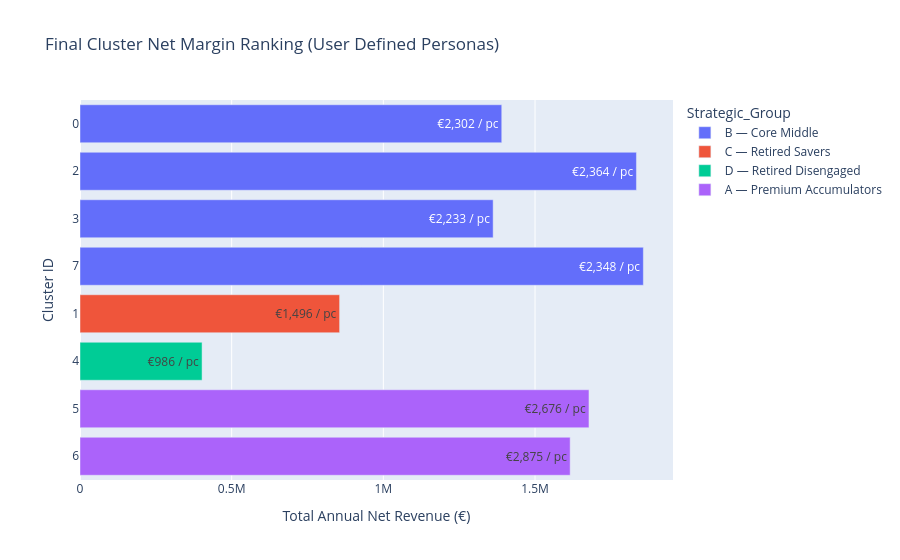

The code cell stored with this chart in its notebook:
### Markdown cell above
# Cluster Revenue Rankings & Propensity Heatmaps

### Code cell
strats = {
    5: "A — Premium Accumulators", 
    6: "A — Premium Accumulators",
    0: "B — Core Middle", 
    2: "B — Core Middle", 
    3: "B — Core Middle", 
    7: "B — Core Middle",
    1: "C — Retired Savers", 
    4: "D — Retired Disengaged"
}
cluster_revenue['Strategic_Group'] = cluster_revenue['Cluster'].map(strats)

fig_rank = px.bar(
    cluster_revenue, x='Total_Net', y='Cluster', orientation='h',
    color='Strategic_Group', 
    text=cluster_revenue['Per_Capita_Net'].apply(lambda x: f"€{x:,.0f} / pc"),
    title="Final Cluster Net Margin Ranking (User Defined Personas)",
    labels={'Total_Net': 'Total Annual Net Revenue (€)', 'Cluster': 'Cluster ID'}
)
fig_rank.update_layout(yaxis=dict(type='category', autorange="reversed"))
fig_rank.show()

### Figure 1 — Plotly figure (JSON) as saved in the notebook; plotly's stock layout.template omitted (floating-point values rounded to 4 significant figures)
{"data": [{"hovertemplate": "Strategic_Group=B — Core Middle<br>Total Annual Net Revenue (€)=%{x}<br>Cluster ID=%{y}<br>text=%{text}<extra></extra>", "legendgroup": "B — Core Middle", "marker": {"color": "#636efa", "pattern": {"shape": ""}}, "name": "B — Core Middle", "orientation": "h", "showlegend": true, "text": ["€2,302 / pc", "€2,364 / pc", "€2,233 / pc", "€2,348 / pc"], "textposition": "auto", "type": "bar", "x": [1390000.0, 1834000.0, 1362000.0, 1857000.0], "xaxis": "x", "y": [0, 2, 3, 7], "yaxis": "y"}, {"hovertemplate": "Strategic_Group=C — Retired Savers<br>Total Annual Net Revenue (€)=%{x}<br>Cluster ID=%{y}<br>text=%{text}<extra></extra>", "legendgroup": "C — Retired Savers", "marker": {"color": "#EF553B", "pattern": {"shape": ""}}, "name": "C — Retired Savers", "orientation": "h", "showlegend": true, "text": ["€1,496 / pc"], "textposition": "auto", "type": "bar", "x": [855800.0], "xaxis": "x", "y": [1], "yaxis": "y"}, {"hovertemplate": "Strategic_Group=D — Retired Disengaged<br>Total Annual Net Revenue (€)=%{x}<br>Cluster ID=%{y}<br>text=%{text}<extra></extra>", "legendgroup": "D — Retired Disengaged", "marker": {"color": "#00cc96", "pattern": {"shape": ""}}, "name": "D — Retired Disengaged", "orientation": "h", "showlegend": true, "text": ["€986 / pc"], "textposition": "auto", "type": "bar", "x": [402400.0], "xaxis": "x", "y": [4], "yaxis": "y"}, {"hovertemplate": "Strategic_Group=A — Premium Accumulators<br>Total Annual Net Revenue (€)=%{x}<br>Cluster ID=%{y}<br>text=%{text}<extra></extra>", "legendgroup": "A — Premium Accumulators", "marker": {"color": "#ab63fa", "pattern": {"shape": ""}}, "name": "A — Premium Accumulators", "orientation": "h", "showlegend": true, "text": ["€2,676 / pc", "€2,875 / pc"], "textposition": "auto", "type": "bar", "x": [1678000.0, 1616000.0], "xaxis": "x", "y": [5, 6], "yaxis": "y"}], "layout": {"barmode": "relative", "legend": {"title": {"text": "Strategic_Group"}, "tracegroupgap": 0}, "title": {"text": "Final Cluster Net Margin Ranking (User Defined Personas)"}, "xaxis": {"anchor": "y", "domain": [0, 1], "title": {"text": "Total Annual Net Revenue (€)"}}, "yaxis": {"anchor": "x", "autorange": "reversed", "domain": [0, 1], "title": {"text": "Cluster ID"}, "type": "category"}}}
